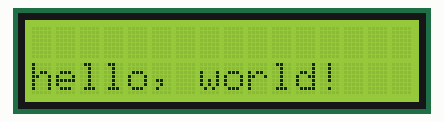
Simulated run of this program. Board: Arduino Uno, built with avr-gcc and run on an emulated ATmega328P. Shown: 16×2 character LCD.

Above: at 0.1 s.
At 1.1 s:
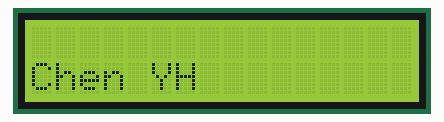

The program:

main.cpp
```cpp
/*
 * @Author: HeliumCYH 165759375+HeliumCYH@users.noreply.github.com
 * @Date: 2024-05-12 17:58:44
 * @LastEditors: HeliumCYH 165759375+HeliumCYH@users.noreply.github.com
 * @LastEditTime: 2024-05-17 19:47:55
 * @FilePath: \StreamLED\src\main.cpp
 * @Description: 这是默认设置,请设置`customMade`, 打开koroFileHeader查看配置 进行设置: https://github.com/OBKoro1/koro1FileHeader/wiki/%E9%85%8D%E7%BD%AE
 */
#include <Arduino.h>
#include <LiquidCrystal.h>

// put function declarations here:
int myFunction(int, int);

LiquidCrystal lcd(3, 5, 10, 11, 12, 13);//例如//初始化几个LCD需要使用的引脚，这里面的“rs”“en”等应换成你所连的引脚

void setup() {
  // put your setup code here, to run once:
  lcd.begin(16, 2);//设置LCD要显示的列数、行数，即2行16列
  Serial.begin(9600);
}

void loop() {
  // put your main code here, to run repeatedly:
  lcd.setCursor(0, 1);//设置光标定位到第0列，第1行（从0开始）
  lcd.print("hello, world!");//输出Hello World
  delay(1000);
  lcd.print("                ");
  lcd.setCursor(0, 1);
  lcd.print("Chen YH");
  lcd.print("                ");
  delay(1000);
}

// put function definitions here:
int myFunction(int x, int y) {
  return x + y;
}
```

Measured:
- what the display in image 1 shows lasts 1.0 s, from 1.1 s to 2.1 s
